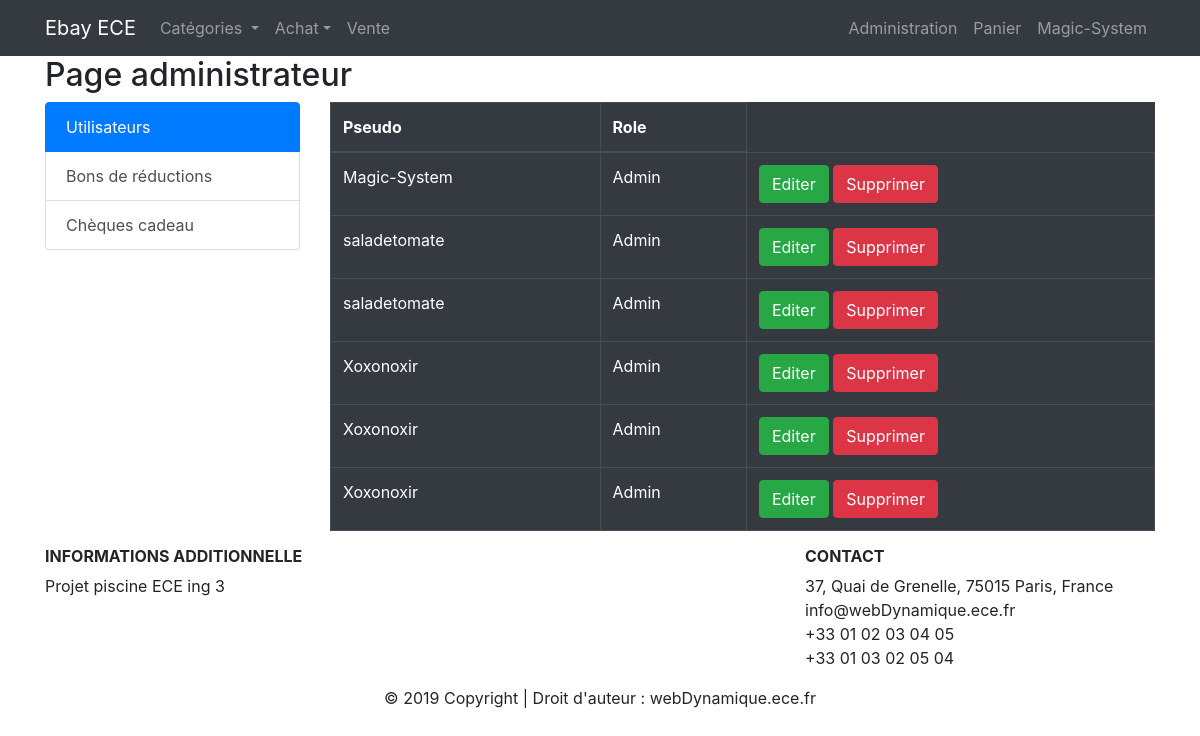
The app's page /admin.php (signed in) with its own data.
### tables this page shows
CREATE TABLE IF NOT EXISTS `utilisateur` (
  `ID` int(11) NOT NULL AUTO_INCREMENT,
  `Nom` varchar(255) NOT NULL,
  `Prenom` varchar(255) NOT NULL,
  `Pseudo` varchar(255) NOT NULL,
  `Password` varchar(255) NOT NULL,
  `Email` varchar(255) NOT NULL,
  `Adresse` int(11) DEFAULT NULL COMMENT 'Adresse principale',
  `Carte_Paiement` varchar(255) DEFAULT NULL COMMENT 'Moyen de paiement par defaut',
  `Role` int(11) DEFAULT NULL,
  `Avatar` varchar(255) NOT NULL DEFAULT 'img/profil/avatar.jpg',
  `Banniere` varchar(255) NOT NULL DEFAULT 'img/profil/banniere.jpg',
  PRIMARY KEY (`ID`),
  KEY `Role` (`Role`),
  KEY `utilisateur_ibfk_1` (`Adresse`),
  KEY `Carte_Paiement` (`Carte_Paiement`)
);

CREATE TABLE IF NOT EXISTS `role` (
  `ID` int(11) NOT NULL AUTO_INCREMENT,
  `Nom` varchar(255) NOT NULL,
  `Achat` tinyint(1) NOT NULL,
  `Vente` tinyint(1) NOT NULL,
  `Gestion_User` tinyint(1) NOT NULL COMMENT 'Gestion role des autres utilisateurs',
  `Cheque_Cadeau` tinyint(1) NOT NULL COMMENT 'Creation et suppression de cheque cadeau',
  `Code_reduc` tinyint(1) NOT NULL COMMENT 'Creation et suppr de code de reduction',
  PRIMARY KEY (`ID`)
);

### admin.php (the view, shortened to what this page needs)
<?php
	include ("database/db_connect.php");
	function recup_users($db_handle) {
		$sql = "SELECT u.ID, u.Nom, u.Prenom, u.Pseudo, u.Email, Role.Nom AS Role, COUNT(produit.ID) AS Nb_Vente, COUNT(commande_detail.Objet) AS Nb_Vendu
		FROM utilisateur AS u
		LEFT JOIN role ON u.Role = Role.ID
		LEFT JOIN produit ON u.ID = produit.Vendeur
		LEFT JOIN commande_detail ON produit.ID = commande_detail.Objet
		GROUP BY u.Pseudo, produit.ID";
		$result = mysqli_query($db_handle, $sql);
		return $result;
	}
	function afficher_users($list_users){
		while ($data = mysqli_fetch_assoc($list_users)) {
			echo '<tr>';
			echo '	<td>' . $data['Pseudo'] . '</td>';
			echo '	<td>' . $data['Role'] . '</td>';
			echo ' 	<td colspan="2"><button type="button" class="btn btn-success" data-toggle="modal" data-target="#Modal_edit_user"';
			echo ' data-id="' . $data['ID'] . '"';
			echo ' data-nom="' . $data['Nom'] . '"';
			echo ' data-prenom="' . $data['Prenom'] . '"';
			echo ' data-pseudo="' . $data['Pseudo'] . '"';
			echo ' data-email="' . $data['Email'] . '"';
			echo ' data-vente="' . $data['Nb_Vente'] . '"';
			echo ' data-vendu="' . $data['Nb_Vendu'] . '"';
			echo '">Editer</button>';
			echo ' 	<button type="button" class="btn btn-danger" data-toggle="modal" data-target="#Modal_suppr_user"';
			echo ' data-pseudo="' . $data['Pseudo'] . '"';
			echo ' data-id="' . $data['ID'] . '"';
			echo '>Supprimer</button></td>';
			echo '</tr>';
		}
	}
?>
<!DOCTYPE html>
<html>
<head>
	<link rel="stylesheet" href="https://use.fontawesome.com/releases/v5.7.0/css/all.css">
	<link rel="stylesheet" href="https://stackpath.bootstrapcdn.com/bootstrap/4.4.1/css/bootstrap.min.css">
	<link rel="stylesheet" type="text/css" href="style.css">
</head>
<body>
	<?php include("nav.php") ?>
	<div class="container">
		<div class="row">
			<div class="col">
				<h2>Page administrateur</h2>
			</div>
		</div>
		<div class="row">
			<div class="col-md-3">
				<div class="list-group" id="list-tab" role="tablist">
					<a class="list-group-item list-group-item-action active" id="list-users-list" data-toggle="list" href="#list-users" role="tab">Utilisateurs</a>
					<a class="list-group-item list-group-item-action" id="list-reduction-list" data-toggle="list" href="#list-reduction" role="tab">Bons de réductions</a>
					<a class="list-group-item list-group-item-action" id="list-cadeau-list" data-toggle="list" href="#list-cadeau" role="tab">Chèques cadeau</a>
				</div>
			</div>
			<div class="col-md-9">
				<div class="tab-content" id="nav-tabContent">
					<div class="tab-pane fade show active" id="list-users" role="tabpanel">
						<div class="table-responsive">
							<table class="table table-bordered table-hover table-dark">
								<thead>
									<tr>
										<th>Pseudo</th>
										<th>Role</th>
									</tr>
								</thead>
								<tbody>
									<?php
									$tmp = recup_users($db_handle);
									afficher_users($tmp);
									?>
								</tbody>
							</table>
						</div>
					</div>
				</div>
			</div>
		</div>
	</div>
	<?php include("footer.php") ?>
</body>
</html>

### records on screen
utilisateur: Pseudo "Magic-System", Role.Nom "Admin"
utilisateur: Pseudo "saladetomate", Role.Nom "Admin"
utilisateur: Pseudo "Xoxonoxir", Role.Nom "Admin"

### other values on screen
$_SESSION["user_Pseudo"] "Magic-System"
